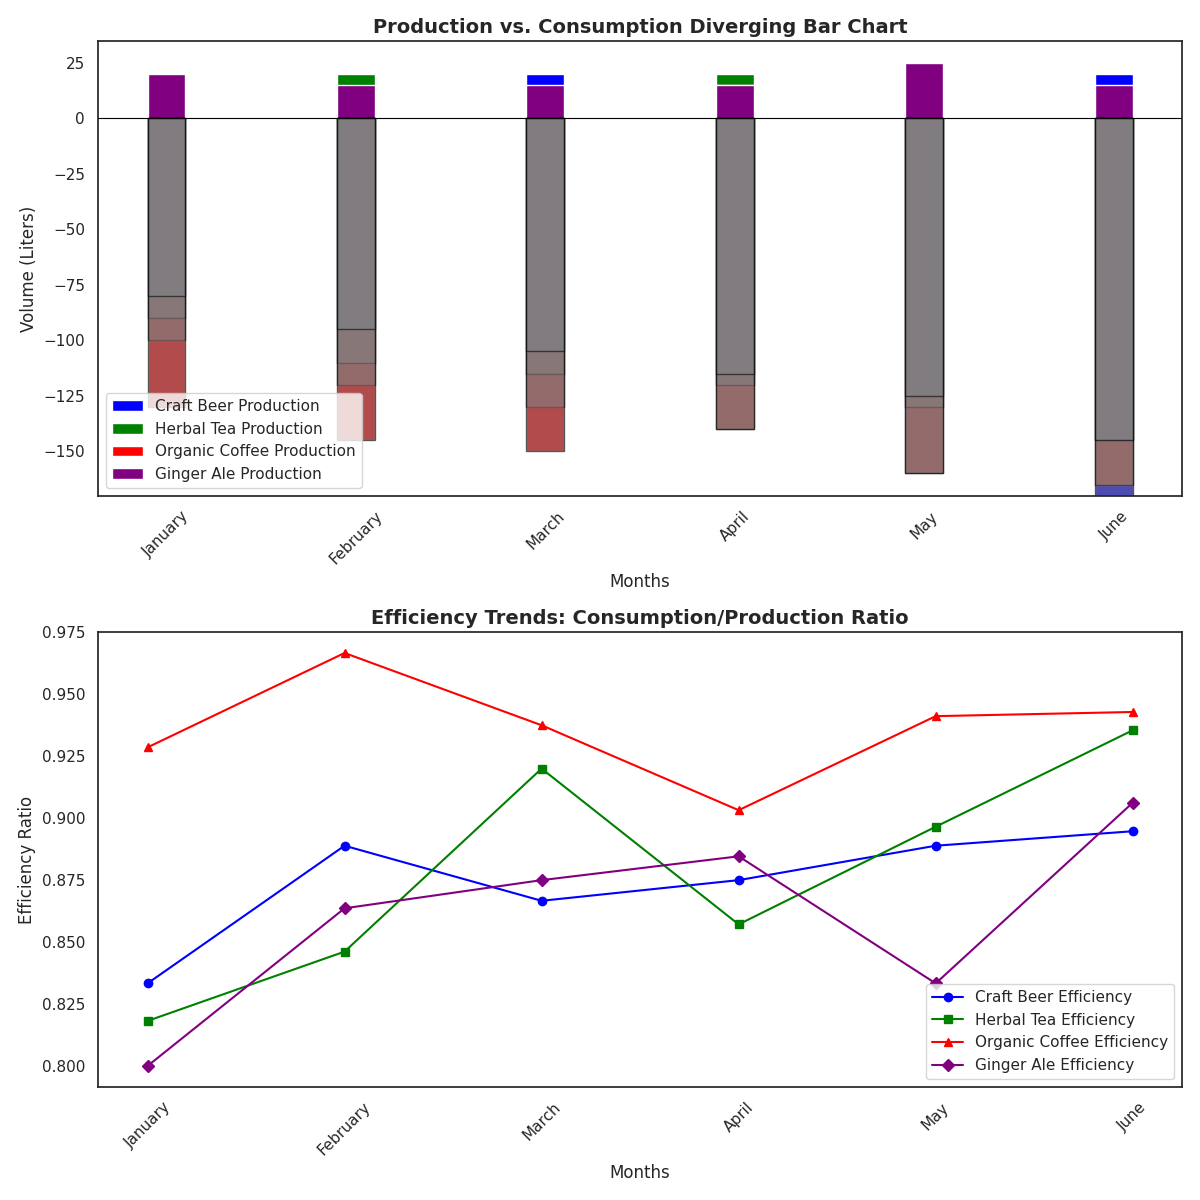

Generate this figure with Python:
import matplotlib.pyplot as plt
import numpy as np

months = ["January", "February", "March", "April", "May", "June"]

craft_beer_production = np.array([120, 135, 150, 160, 180, 190])
herbal_tea_production = np.array([110, 130, 125, 140, 145, 155])
organic_coffee_production = np.array([140, 150, 160, 155, 170, 175])
ginger_ale_production = np.array([100, 110, 120, 130, 150, 160])

craft_beer_consumption = np.array([100, 120, 130, 140, 160, 170])
herbal_tea_consumption = np.array([90, 110, 115, 120, 130, 145])
organic_coffee_consumption = np.array([130, 145, 150, 140, 160, 165])
ginger_ale_consumption = np.array([80, 95, 105, 115, 125, 145])

fig, (ax1, ax2) = plt.subplots(2, 1, figsize=(12, 12))
bar_width = 0.2

# Diverging bar chart
ax1.bar(months, craft_beer_production, bar_width, label='Craft Beer Production', color='blue', bottom=-craft_beer_consumption)
ax1.bar(months, herbal_tea_production, bar_width, label='Herbal Tea Production', color='green', bottom=-herbal_tea_consumption)
ax1.bar(months, organic_coffee_production, bar_width, label='Organic Coffee Production', color='red', bottom=-organic_coffee_consumption)
ax1.bar(months, ginger_ale_production, bar_width, label='Ginger Ale Production', color='purple', bottom=-ginger_ale_consumption)

ax1.bar(months, -craft_beer_consumption, bar_width, color='gray', alpha=0.6, edgecolor='black', bottom=0)
ax1.bar(months, -herbal_tea_consumption, bar_width, color='gray', alpha=0.6, edgecolor='black', bottom=0)
ax1.bar(months, -organic_coffee_consumption, bar_width, color='gray', alpha=0.6, edgecolor='black', bottom=0)
ax1.bar(months, -ginger_ale_consumption, bar_width, color='gray', alpha=0.6, edgecolor='black', bottom=0)

ax1.axhline(0, color='black', linewidth=0.8)
ax1.set_title("Production vs. Consumption Diverging Bar Chart", fontsize=14, fontweight='bold')
ax1.set_xlabel("Months", fontsize=12)
ax1.set_ylabel("Volume (Liters)", fontsize=12)
ax1.tick_params(axis='x', rotation=45)
ax1.legend()

# Keep the efficiency subplot unchanged
craft_beer_efficiency = craft_beer_consumption / craft_beer_production
herbal_tea_efficiency = herbal_tea_consumption / herbal_tea_production
organic_coffee_efficiency = organic_coffee_consumption / organic_coffee_production
ginger_ale_efficiency = ginger_ale_consumption / ginger_ale_production

ax2.plot(months, craft_beer_efficiency, marker='o', label='Craft Beer Efficiency', color='blue')
ax2.plot(months, herbal_tea_efficiency, marker='s', label='Herbal Tea Efficiency', color='green')
ax2.plot(months, organic_coffee_efficiency, marker='^', label='Organic Coffee Efficiency', color='red')
ax2.plot(months, ginger_ale_efficiency, marker='D', label='Ginger Ale Efficiency', color='purple')

ax2.set_title("Efficiency Trends: Consumption/Production Ratio", fontsize=14, fontweight='bold')
ax2.set_xlabel("Months", fontsize=12)
ax2.set_ylabel("Efficiency Ratio", fontsize=12)
ax2.tick_params(axis='x', rotation=45)
ax2.legend()

plt.tight_layout()
plt.show()
